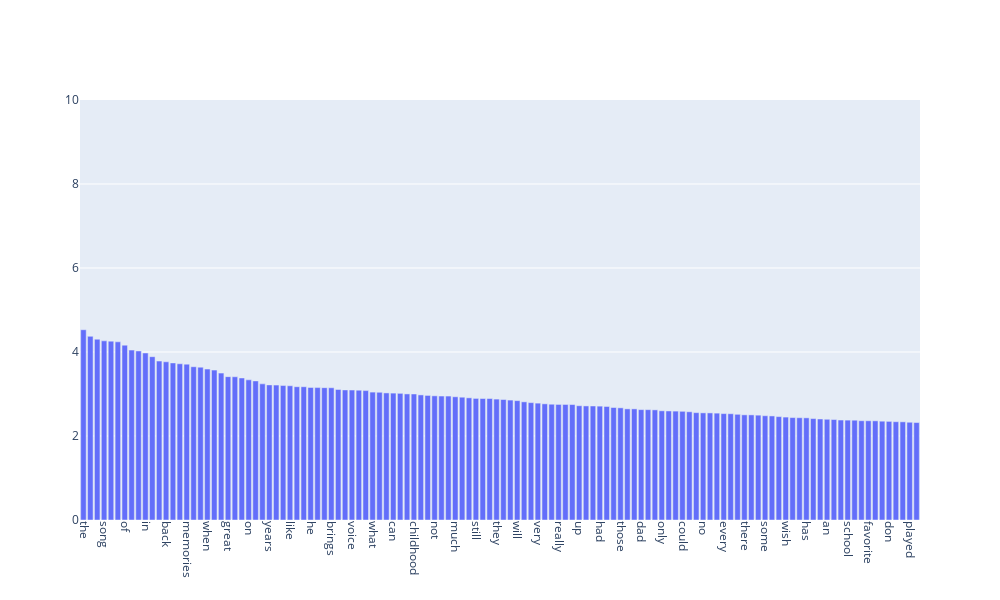

This figure's notebook cell:
### Markdown cell above
### >>> **Exercise 15 (take home):** 
You can copy the code from the previous exercise and change the 'term_frequencies' variable for the 'term_frequencies_log', comment about the differences that you observe and talk about other possible insights that we can get from a log distribution.

### Code cell
# Answer here

y_log = [math.log(i) for i in y_sorted] 

# Set the figure 
fig_log = py.Figure(
    data=[py.Bar(x=x_sorted, y=y_log)]
)
# Set the output appearance of figure 
fig_log.update_layout(
    xaxis_tickangle=90,  
    height=600,          
    width=1000,
    yaxis=dict(
        range=[0, 10]  # Only set the maximum limit to 30
    )
)
# Show the plot
fig_log.show()
'''
The plot become more linear (although not excatly linear) after apply log function on frequencies.
Additionally, the range of y-axis (y-scope) is 'compressed' to a smaller region that could have benefits if having a few values which are extremely large. 
'''

### Figure 1 — Plotly figure (JSON) as saved in the notebook; plotly's stock layout.template omitted (floating-point values rounded to 4 significant figures)
{"data": [{"type": "bar", "x": ["the", "this", "to", "song", "my", "and", "of", "it", "was", "in", "me", "you", "back", "is", "love", "memories", "so", "that", "when", "music", "for", "great", "time", "beautiful", "on", "with", "all", "years", "old", "songs", "like", "have", "but", "he", "good", "one", "brings", "as", "always", "voice", "just", "her", "what", "remember", "from", "can", "days", "she", "childhood", "we", "now", "not", "many", "be", "much", "at", "reminds", "still", "his", "best", "they", "miss", "listening", "will", "thank", "am", "very", "never", "are", "really", "these", "listen", "up", "ever", "first", "had", "how", "him", "those", "loved", "hear", "dad", "who", "young", "only", "heard", "sing", "could", "out", "about", "no", "times", "were", "every", "more", "would", "there", "by", "know", "some", "thanks", "life", "wish", "such", "happy", "has", "then", "used", "an", "today", "if", "school", "day", "wonderful", "favorite", "singer", "makes", "don", "singing", "again", "played", "sad"], "y": [4.53, 4.373, 4.305, 4.266, 4.259, 4.242, 4.163, 4.046, 4.025, 3.977, 3.889, 3.784, 3.767, 3.74, 3.72, 3.711, 3.65, 3.639, 3.594, 3.569, 3.497, 3.414, 3.41, 3.382, 3.337, 3.312, 3.241, 3.217, 3.212, 3.201, 3.196, 3.174, 3.173, 3.156, 3.153, 3.151, 3.148, 3.108, 3.097, 3.094, 3.091, 3.081, 3.045, 3.041, 3.026, 3.021, 3.016, 3.002, 3.0, 2.978, 2.966, 2.957, 2.952, 2.951, 2.934, 2.924, 2.909, 2.895, 2.892, 2.892, 2.879, 2.869, 2.855, 2.842, 2.813, 2.795, 2.782, 2.766, 2.757, 2.752, 2.751, 2.748, 2.721, 2.716, 2.715, 2.711, 2.703, 2.678, 2.671, 2.646, 2.646, 2.628, 2.627, 2.622, 2.6, 2.596, 2.593, 2.588, 2.577, 2.556, 2.551, 2.55, 2.544, 2.533, 2.53, 2.516, 2.504, 2.503, 2.496, 2.483, 2.478, 2.462, 2.45, 2.438, 2.435, 2.432, 2.415, 2.405, 2.398, 2.392, 2.38, 2.378, 2.376, 2.363, 2.363, 2.361, 2.353, 2.348, 2.34, 2.338, 2.328, 2.32]}], "layout": {"height": 600, "width": 1000, "xaxis": {"autorange": true, "range": [-0.5, 121.5], "tickangle": 90, "type": "category"}, "yaxis": {"range": [0, 10], "type": "linear"}}}
